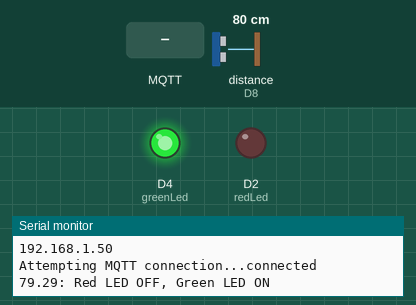
The sketch below on a simulated ESP8266 (NodeMCU). Parts: output pins drawn as LEDs (lit = HIGH), the last lines printed to the serial monitor. Wiring (inferred from the names in the program): ultrasonic range finder: trigger D7; echo D8. The test bench sets the inputs (shaded band); at power-on: distance to the obstacle (sensor on D8) 80 cm. The echo pulse lasts 58.3 µs per cm; WiFi joins after 1.5 s; servers stay silent unless stated; no MQTT or app messages arrive unless stated; pins used as bus, display or sensor lines are not drawn.

Above: at 2.7 s.
2.8 s: distance to the obstacle (sensor on D8) set to 12 cm
5.1 s: distance to the obstacle (sensor on D8) set to 9 cm
At 7.5 s:
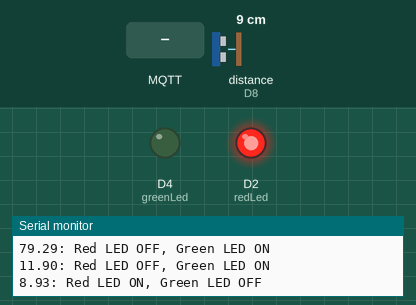
7.8 s: MQTT message "t" arrives on the first subscribed topic
At 9.4 s:
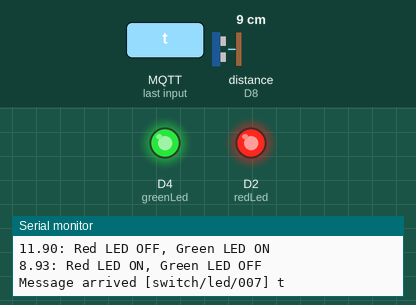
10.2 s: MQTT message "f" arrives on the first subscribed topic
At 11.0 s:
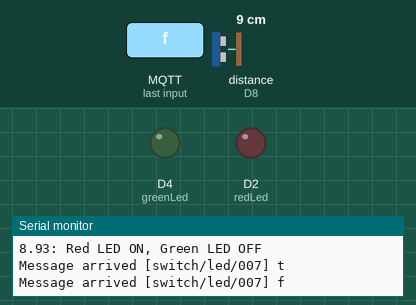
11.8 s: distance to the obstacle (sensor on D8) set to 18 cm
At 14.8 s:
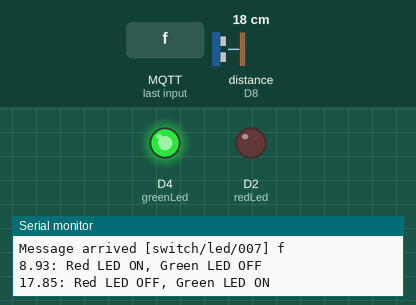
15.1 s: distance to the obstacle (sensor on D8) set to 2 cm
At 16.8 s:
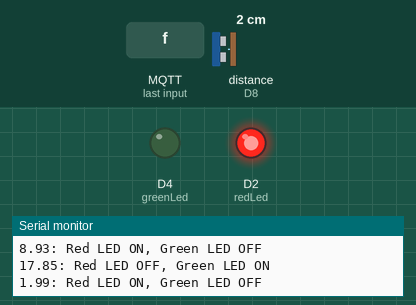
Timing chart, 0 to 18.3 s (numbered marks = the images above; inputs shaded):
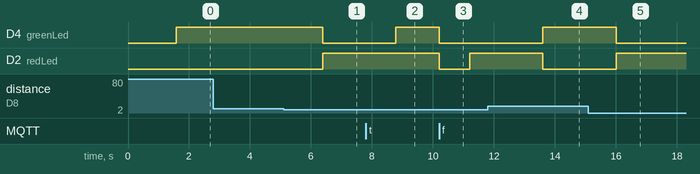

Measured:
- the behaviour switches between 11 and 10 cm on distance to the obstacle (sensor on D8) (found by bisection; images 0 and 1)
- after the input at 5.1 s, D4 (greenLed): HIGH → LOW after 1.3 s; D2 (redLed): LOW → HIGH after 1.3 s
- after the input at 7.8 s, D4 (greenLed): LOW → HIGH after 0.99 s
- after the input at 10.2 s, D4 (greenLed): HIGH → LOW at once; D2 (redLed): HIGH → LOW at once, → HIGH 1.0 s later
- after the input at 11.8 s, D4 (greenLed): LOW → HIGH after 1.8 s; D2 (redLed): HIGH → LOW after 1.8 s
- after the input at 15.1 s, D4 (greenLed): HIGH → LOW after 0.91 s; D2 (redLed): LOW → HIGH after 0.91 s

The sketch:

NodeMCU_LED_US_v2.ino
```cpp
#include <ESP8266WiFi.h>
#include <PubSubClient.h>

const char* ssid = "dlinkap1360";  // WiFi SSID (boleh tukar utk guna hotspot phone)
const char* password = "abcd1234"; // WiFi password

const char* mqtt_server = "174.138.28.115";
const int mqtt_port = 1883;
const char* mqtt_user = ""; // Add user if authentication is required
const char* mqtt_password = ""; // Add password if authentication is required

// MQTT Topics
const char* distance_topic = "sensor/distance/007";
const char* led_control_topic = "switch/led/007";

// Ultrasonic Sensor Pins
const int trigPin = D7;
const int echoPin = D8;
float preDistance = 0;

// External LEDs
const int redLed = D2;
const int greenLed = D4;

WiFiClient espClient;
PubSubClient client(espClient);
bool ledControl = false;

void setupWifi() {
  delay(10);
  Serial.println("Connecting to WiFi...");
  WiFi.begin(ssid, password);

  while (WiFi.status() != WL_CONNECTED) {
    delay(500);
    Serial.print(".");
  }

  Serial.println("");
  Serial.println("WiFi connected");
  Serial.println("IP address: ");
  Serial.println(WiFi.localIP());
}

void callback(char* topic, byte* payload, unsigned int length) {
  Serial.print("Message arrived [");
  Serial.print(topic);
  Serial.print("] ");
  for (unsigned int i = 0; i < length; i++) {
    Serial.print((char)payload[i]);
  }
  Serial.println();

  // Control LEDs based on the message
  if (String(topic) == led_control_topic) {
    if ((char)payload[0] == 't') { // 'true' starts with 't'
      digitalWrite(redLed, HIGH);
      digitalWrite(greenLed, HIGH);
      ledControl = true;
    }
    if ((char)payload[0] == 'f') { // 'false' starts with 'f'
      digitalWrite(redLed, LOW);
      digitalWrite(greenLed, LOW);
      delay(1000); // delay 1 second
      ledControl = false;
    }
  }
}

void reconnect() {
  // Loop until we're reconnected
  while (!client.connected()) {
    Serial.print("Attempting MQTT connection...");
    // Attempt to connect
    if (client.connect("ESP8266Client", mqtt_user, mqtt_password)) {
      Serial.println("connected");
      client.subscribe(led_control_topic);
    } else {
      Serial.print("failed, rc=");
      Serial.print(client.state());
      Serial.println(" try again in 5 seconds");
      // Wait 5 seconds before retrying
      delay(5000);
    }
  }
}

void ensureConnections() {
  if (WiFi.status() != WL_CONNECTED) {
    setupWifi();
  }
  if (!client.connected()) {
    reconnect();
  }
}

void setup() {
  Serial.begin(9600);
  setupWifi();
  client.setServer(mqtt_server, mqtt_port);
  client.setCallback(callback);

  pinMode(trigPin, OUTPUT);
  pinMode(echoPin, INPUT);
  pinMode(redLed, OUTPUT);
  pinMode(greenLed, OUTPUT);

  digitalWrite(redLed, LOW);
  digitalWrite(greenLed, LOW);
}

void loop() {
  ensureConnections();
  client.loop();

  if (!ledControl) {
    // Read distance from ultrasonic sensor
    digitalWrite(trigPin, LOW);
    delayMicroseconds(2);
    digitalWrite(trigPin, HIGH);
    delayMicroseconds(10);
    digitalWrite(trigPin, LOW);

    unsigned long duration = pulseIn(echoPin, HIGH);
    float distance = duration * 0.034 / 2;

    if (distance < 10) {
      digitalWrite(redLed, HIGH);
      digitalWrite(greenLed, LOW);
      Serial.print(distance);
      Serial.println(": Red LED ON, Green LED OFF");
      preDistance = distance;
    } else {
      digitalWrite(redLed, LOW);
      digitalWrite(greenLed, HIGH);
      Serial.print(distance);
      Serial.println(": Red LED OFF, Green LED ON");
      preDistance = distance;
    }

    delay(400);

    // Check if any reads failed and exit early (to try again).
    if (isnan(distance)) {
      Serial.println("Failed to read from sensors!");
      return;
    }

    // Publish Sensor Data
    client.publish(distance_topic, String(distance).c_str(), true);

    delay(2000); // Delay between measurements
  }
}
```
